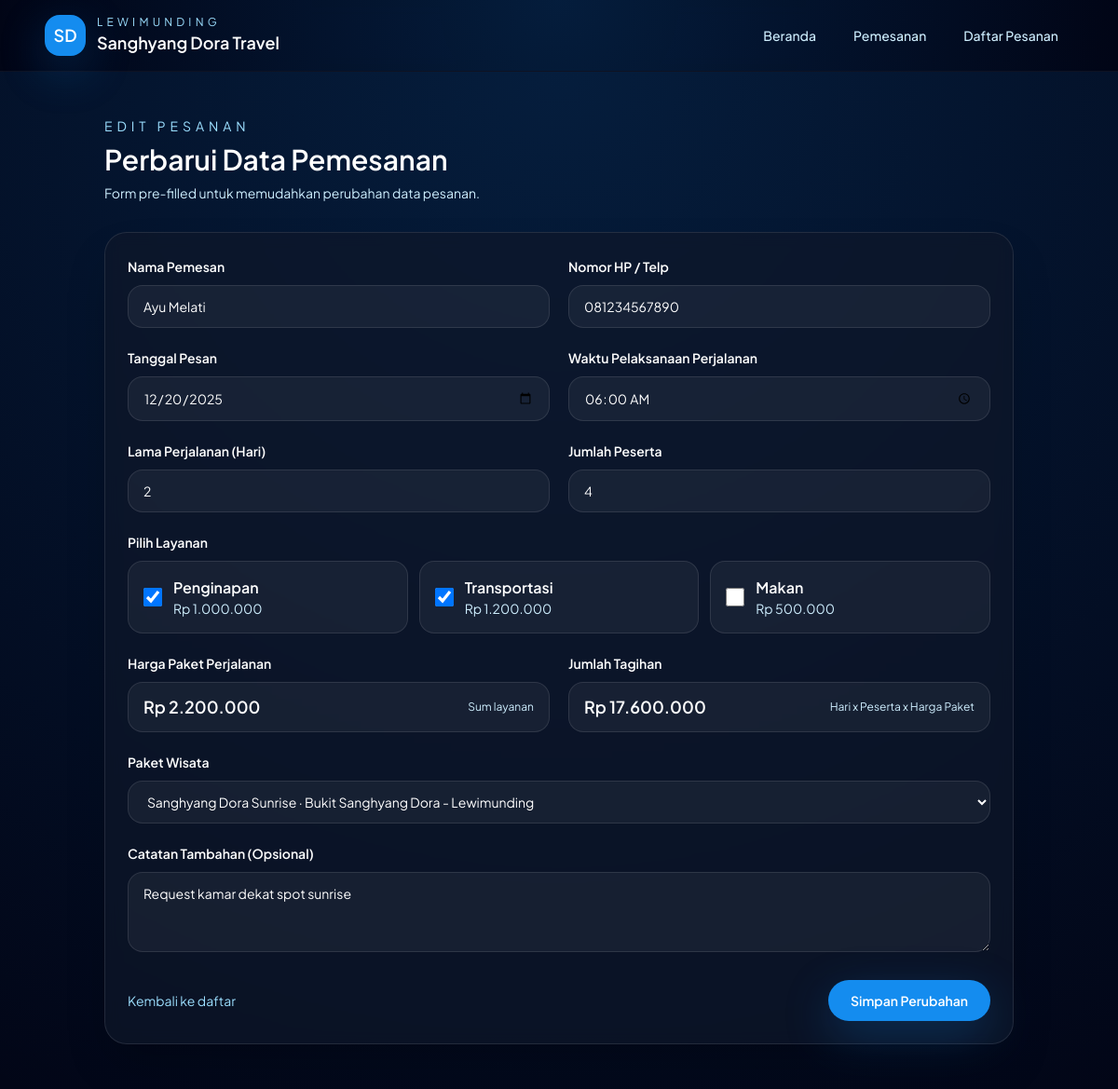
Page /edit_pesanan.php?id=1 on the committed database.
### tables this page shows
CREATE TABLE IF NOT EXISTS bookings (
  id INT AUTO_INCREMENT PRIMARY KEY,
  customer_name VARCHAR(120) NOT NULL,
  phone VARCHAR(60) NOT NULL,
  order_date DATE NOT NULL,
  start_time TIME NOT NULL,
  duration_days INT NOT NULL,
  participants INT NOT NULL,
  services VARCHAR(255) NOT NULL,
  package_price INT NOT NULL,
  total_amount INT NOT NULL,
  package_id INT NULL,
  note TEXT NULL,
  created_at TIMESTAMP DEFAULT CURRENT_TIMESTAMP,
  CONSTRAINT fk_package FOREIGN KEY (package_id) REFERENCES packages (id) ON DELETE SET NULL
);

CREATE TABLE IF NOT EXISTS packages (
  id INT AUTO_INCREMENT PRIMARY KEY,
  title VARCHAR(120) NOT NULL,
  description TEXT NOT NULL,
  location VARCHAR(120) NOT NULL,
  duration_days INT NOT NULL,
  base_price INT NOT NULL,
  image_path VARCHAR(255) NOT NULL,
  youtube_url VARCHAR(255) NOT NULL,
  created_at TIMESTAMP DEFAULT CURRENT_TIMESTAMP
);

### includes/helpers.php (called while the page is built, shortened)
<?php
function format_rupiah(float|int $amount): string
{
    return 'Rp ' . number_format((float) $amount, 0, ',', '.');
}
function service_prices(): array
{
    return [
        'penginapan' => 1_000_000,
        'transportasi' => 1_200_000,
        'makan' => 500_000,
    ];
}

### edit_pesanan.php (the view, shortened to what this page needs)
<?php
$id = isset($_GET['id']) ? (int) $_GET['id'] : 0;
$pdo = get_pdo();
$packages = $pdo->query('SELECT * FROM packages ORDER BY id ASC')->fetchAll();
$stmt = $pdo->prepare('SELECT * FROM bookings WHERE id = :id');
$stmt->execute([':id' => $id]);
$order = $stmt->fetch();
include __DIR__ . '/includes/header.php';
include __DIR__ . '/includes/navbar.php';
?>
<main class="relative">
  <div class="absolute inset-0 opacity-50">
    <div class="absolute inset-0 bg-[radial-gradient(circle_at_top,_rgba(20,140,239,0.35),_transparent)]"></div>
  </div>
  <section class="relative z-10 mx-auto max-w-5xl px-6 py-12">
    <div class="mb-8">
      <p class="text-sm uppercase tracking-[0.35em] text-brand-200">Edit Pesanan</p>
      <h1 class="mt-2 text-2xl font-semibold text-white sm:text-3xl">Perbarui Data Pemesanan</h1>
      <p class="mt-2 max-w-3xl text-sm text-brand-100">Form pre-filled untuk memudahkan perubahan data pesanan.</p>
    </div>
    <form id="formEdit" method="post" class="rounded-3xl border border-white/10 bg-slate-900/70 p-6 shadow-2xl backdrop-blur">
      <div class="grid gap-5 sm:grid-cols-2">
        <div class="space-y-2">
          <label class="text-sm font-semibold text-white">Nama Pemesan</label>
          <input type="text" name="nama" value="<?= htmlspecialchars($_POST['nama'] ?? $order['customer_name']) ?>" class="w-full rounded-2xl border border-white/10 bg-white/5 px-4 py-3 text-sm text-white outline-none focus:border-brand-400 focus:ring-2 focus:ring-brand-500/30" required />
        </div>
        <div class="space-y-2">
          <label class="text-sm font-semibold text-white">Nomor HP / Telp</label>
          <input type="tel" name="telp" value="<?= htmlspecialchars($_POST['telp'] ?? $order['phone']) ?>" class="w-full rounded-2xl border border-white/10 bg-white/5 px-4 py-3 text-sm text-white outline-none focus:border-brand-400 focus:ring-2 focus:ring-brand-500/30" required />
        </div>
        <div class="space-y-2">
          <label class="text-sm font-semibold text-white">Tanggal Pesan</label>
          <input type="date" name="tanggal" value="<?= htmlspecialchars($_POST['tanggal'] ?? $order['order_date']) ?>" class="w-full rounded-2xl border border-white/10 bg-white/5 px-4 py-3 text-sm text-white outline-none focus:border-brand-400 focus:ring-2 focus:ring-brand-500/30" required />
        </div>
        <div class="space-y-2">
          <label class="text-sm font-semibold text-white">Waktu Pelaksanaan Perjalanan</label>
          <input type="time" name="waktu" value="<?= htmlspecialchars($_POST['waktu'] ?? $order['start_time']) ?>" class="w-full rounded-2xl border border-white/10 bg-white/5 px-4 py-3 text-sm text-white outline-none focus:border-brand-400 focus:ring-2 focus:ring-brand-500/30" required />
        </div>
        <div class="space-y-2">
          <label class="text-sm font-semibold text-white">Lama Perjalanan (Hari)</label>
          <input id="durasi" type="number" min="1" name="durasi" value="<?= htmlspecialchars($_POST['durasi'] ?? $order['duration_days']) ?>" class="w-full rounded-2xl border border-white/10 bg-white/5 px-4 py-3 text-sm text-white outline-none focus:border-brand-400 focus:ring-2 focus:ring-brand-500/30" required />
        </div>
        <div class="space-y-2">
          <label class="text-sm font-semibold text-white">Jumlah Peserta</label>
          <input id="peserta" type="number" min="1" name="peserta" value="<?= htmlspecialchars($_POST['peserta'] ?? $order['participants']) ?>" class="w-full rounded-2xl border border-white/10 bg-white/5 px-4 py-3 text-sm text-white outline-none focus:border-brand-400 focus:ring-2 focus:ring-brand-500/30" required />
        </div>
        <div class="space-y-2 sm:col-span-2">
          <label class="text-sm font-semibold text-white">Pilih Layanan</label>
          <div class="grid gap-3 md:grid-cols-3">
            <?php $services = service_prices(); $selectedServices = $_POST['services'] ?? array_filter(explode(',', $order['services'])); ?>
            <?php foreach ($services as $key => $price): ?>
              <?php $checked = in_array($key, $selectedServices, true); ?>
              <label class="flex cursor-pointer items-center gap-3 rounded-2xl border border-white/10 bg-white/5 p-4 transition hover:border-brand-400/60">
                <input type="checkbox" name="services[]" value="<?= $key ?>" <?= $checked ? 'checked' : '' ?> class="h-5 w-5 rounded border-white/30 bg-slate-900 text-brand-500 focus:ring-brand-400" />
                <div>
                  <p class="font-semibold capitalize text-white"><?= $key ?></p>
                  <p class="text-sm text-brand-100"><?= format_rupiah($price) ?></p>
                </div>
              </label>
            <?php endforeach; ?>
          </div>
        </div>
        <div class="space-y-2">
          <label class="text-sm font-semibold text-white">Harga Paket Perjalanan</label>
          <div class="flex items-center justify-between rounded-2xl border border-white/10 bg-white/5 px-4 py-3">
            <span id="hargaPaketDisplay" class="text-lg font-semibold text-white"><?= format_rupiah($order['package_price']) ?></span>
            <span class="text-xs text-brand-100">Sum layanan</span>
          </div>
        </div>
        <div class="space-y-2">
          <label class="text-sm font-semibold text-white">Jumlah Tagihan</label>
          <div class="flex items-center justify-between rounded-2xl border border-white/10 bg-white/5 px-4 py-3">
            <span id="tagihanDisplay" class="text-lg font-semibold text-white"><?= format_rupiah($order['total_amount']) ?></span>
            <span class="text-xs text-brand-100">Hari x Peserta x Harga Paket</span>
          </div>
        </div>
        <div class="space-y-2 sm:col-span-2">
          <label class="text-sm font-semibold text-white">Paket Wisata</label>
          <select name="paket_id" class="w-full rounded-2xl border border-white/10 bg-white/5 px-4 py-3 text-sm text-white outline-none focus:border-brand-400 focus:ring-2 focus:ring-brand-500/30">
            <?php foreach ($packages as $pkg): ?>
              <option value="<?= (int) $pkg['id'] ?>" <?= ((int) ($order['package_id'] ?? 0) === (int) $pkg['id']) ? 'selected' : '' ?>>
                <?= htmlspecialchars($pkg['title']) ?> · <?= htmlspecialchars($pkg['location']) ?>
              </option>
            <?php endforeach; ?>
          </select>
        </div>
        <div class="space-y-2 sm:col-span-2">
          <label class="text-sm font-semibold text-white">Catatan Tambahan (Opsional)</label>
          <textarea name="catatan" rows="3" class="w-full rounded-2xl border border-white/10 bg-white/5 px-4 py-3 text-sm text-white outline-none focus:border-brand-400 focus:ring-2 focus:ring-brand-500/30"><?= htmlspecialchars($_POST['catatan'] ?? ($order['note'] ?? '')) ?></textarea>
        </div>
      </div>
      <div class="mt-6 flex flex-wrap items-center justify-between gap-3">
        <a href="pesanan.php" class="text-sm text-brand-200 hover:text-white">Kembali ke daftar</a>
        <button type="submit" class="inline-flex items-center rounded-full bg-brand-500 px-6 py-3 text-sm font-semibold text-white shadow-glow transition hover:bg-brand-400">
          Simpan Perubahan
        </button>
      </div>
    </form>
  </section>
</main>
<?php include __DIR__ . '/includes/footer.php'; ?>

### includes/header.php (style rules this page uses)
body { font-family: "Plus Jakarta Sans", system-ui, -apple-system, BlinkMacSystemFont, "Segoe UI", sans-serif; background-color: #030712; }

### rows in the picture
bookings: nama "Ayu Melati", telp "081234567890", tanggal "12/20/2025", waktu "06:00:00", durasi "2", peserta "4", services "☑", paket_id "Sanghyang Dora Sunrise · Bukit Sanghyang Dora - Lewimunding", catatan "Request kamar dekat spot sunrise"

### other values in the picture
$key "Penginapan"
format_rupiah($price) "Rp 1.000.000"
$key "Transportasi"
format_rupiah($price) "Rp 1.200.000"
$key "Makan"
format_rupiah($price) "Rp 500.000"
